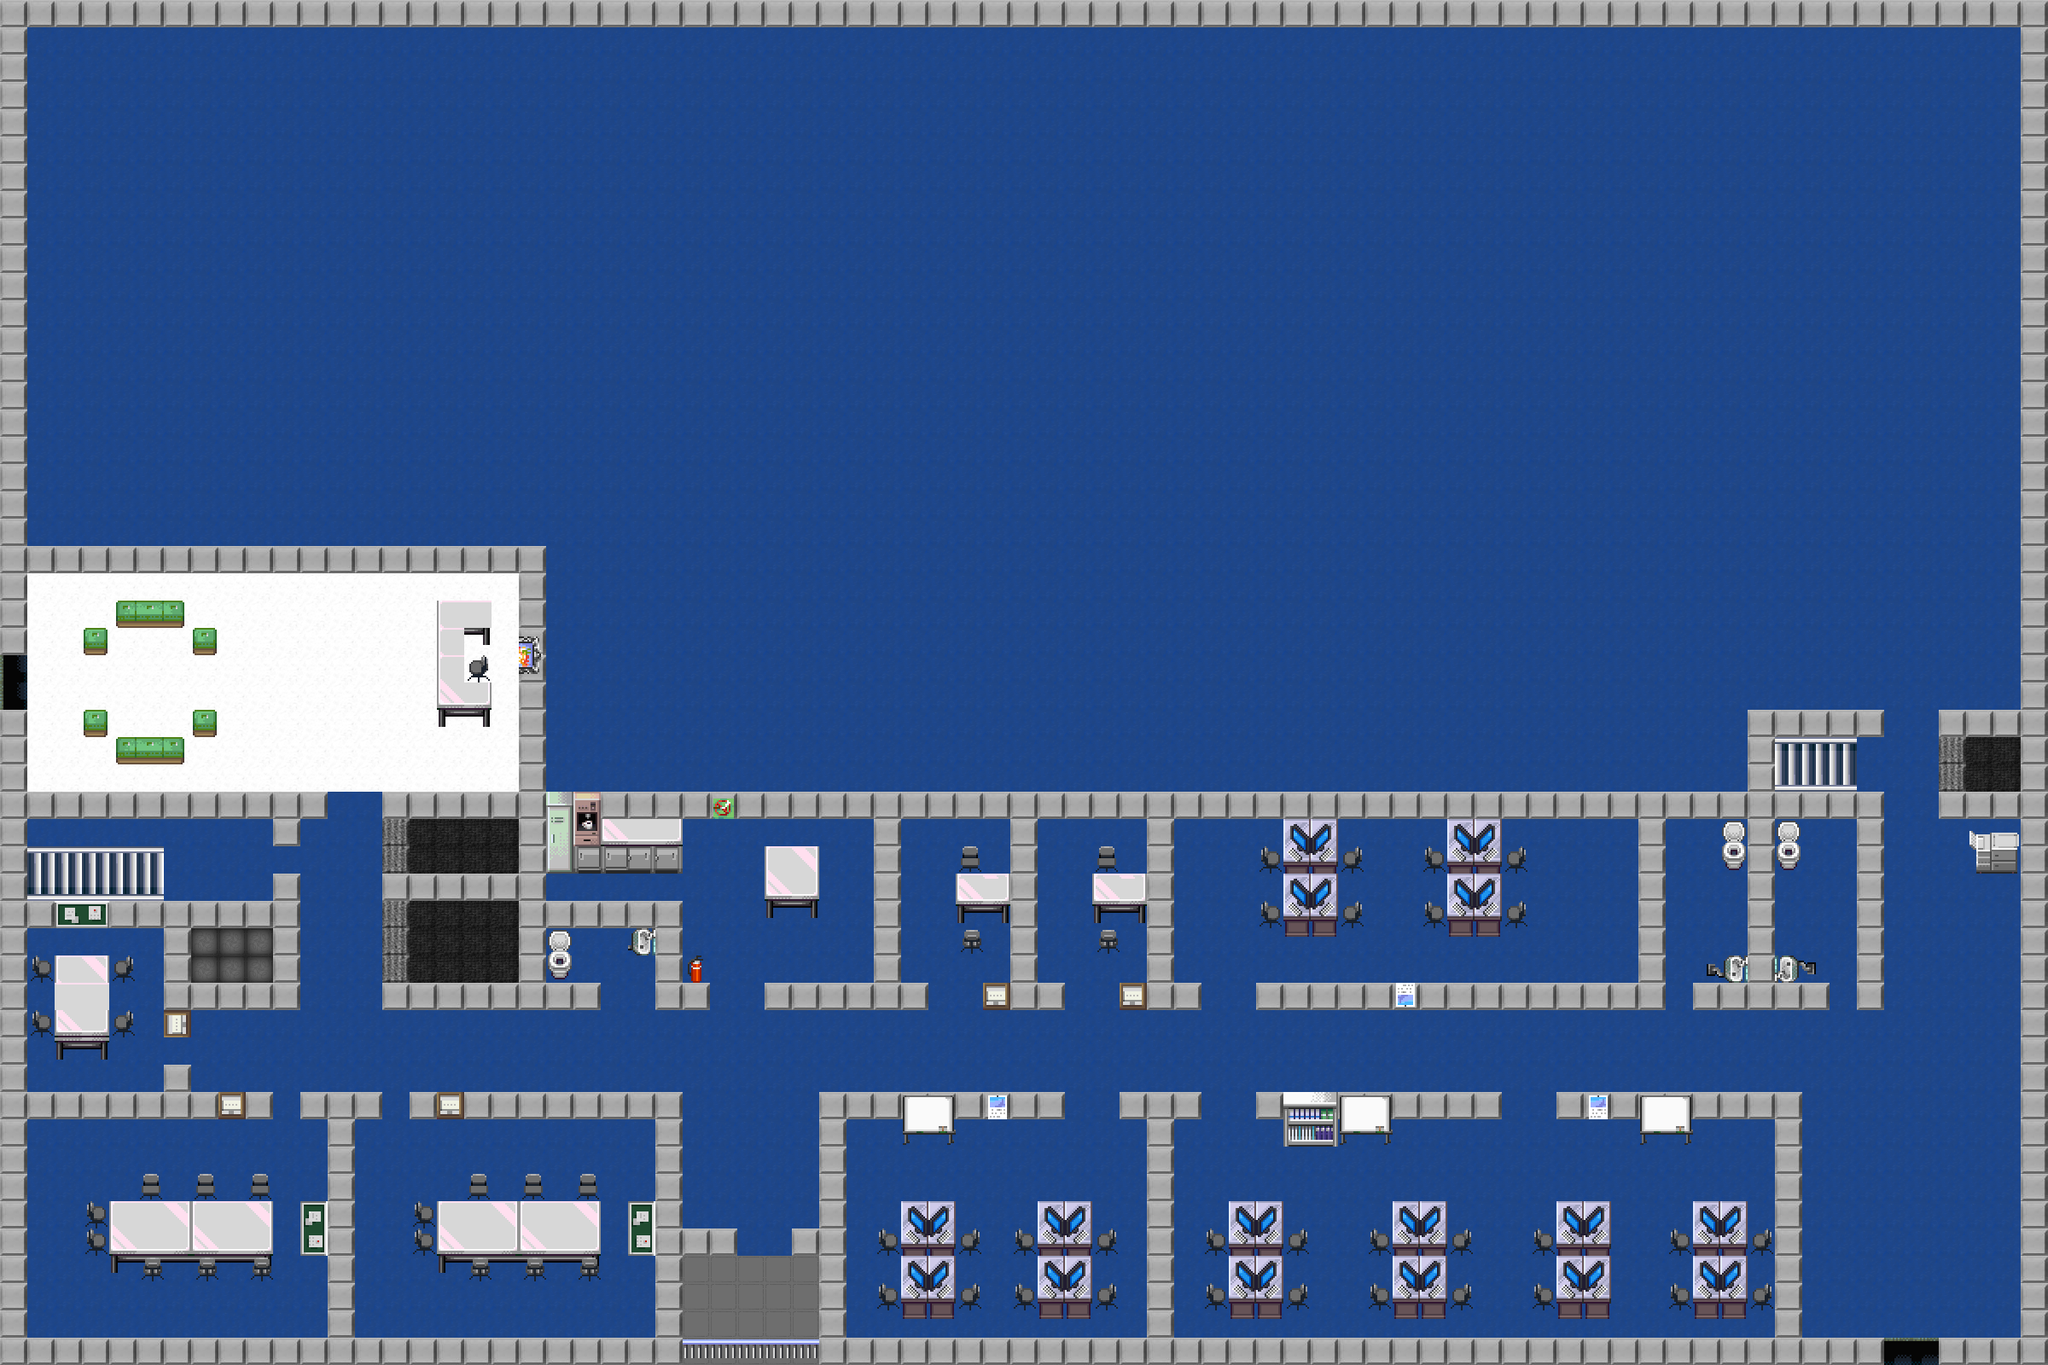

This game map was drawn from its Tiled (.tmx) file and the tilesets committed beside it. A one-line description and the trimmed map source follow:
An orthogonal 75x50 tile map with 32x32 px tiles, 6 tile layers (start, rug, walls, exit, ...), 2 tilesets.

<map version="1.4" tiledversion="1.4.3" orientation="orthogonal" renderorder="right-down" width="75" height="50" tilewidth="32" tileheight="32" infinite="0" nextlayerid="9" nextobjectid="1">
 <tileset firstgid="1" source="floor.tsx" />
 <tileset firstgid="65" source="objects.tsx" />
 <layer id="5" name="start" width="75" height="50" locked="1">
  <data>[3750 cells, 24 non-empty, 1 distinct tile ids]</data>
 </layer>
 <layer id="1" name="rug" width="75" height="50">
  <data>[3750 cells, 3750 non-empty, 3 distinct tile ids]</data>
 </layer>
 <layer id="7" name="walls" width="75" height="50">
  <data>[3750 cells, 610 non-empty, 6 distinct tile ids]</data>
 </layer>
 <layer id="6" name="exit" width="75" height="50" locked="1">
  <properties>
   <property name="exitUrl" value="/test/map.json" />
  </properties>
  <data>[3750 cells, 4 non-empty, 1 distinct tile ids]</data>
 </layer>
 <layer id="3" name="top" width="75" height="50">
  <data>[3750 cells, 250 non-empty, 41 distinct tile ids]</data>
 </layer>
 <layer id="4" name="objects" width="75" height="50">
  <data>[3750 cells, 110 non-empty, 29 distinct tile ids]</data>
 </layer>
 <objectgroup id="2" name="floorLayer" />
</map>
